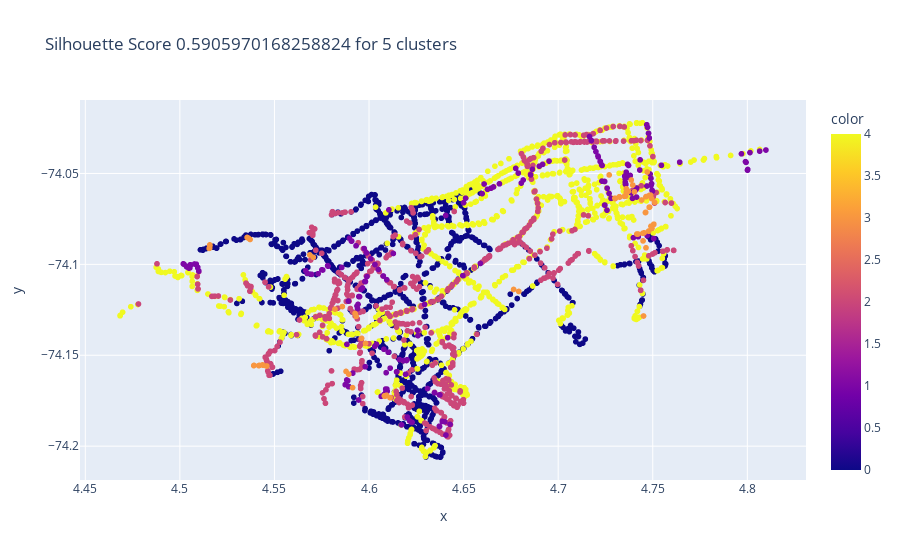

Notebook cell for this chart:
### Code cell
map_clusters(cluster_df, sil, 5)

### Figure 1 — Plotly figure (JSON) as saved in the notebook; plotly's stock layout.template omitted (floating-point values rounded to 4 significant figures; data arrays with more than 128 entries replaced by an {"elided": "..."} marker saying what was removed)
{"data": [{"hovertemplate": "x=%{x}<br>y=%{y}<br>color=%{marker.color}<extra></extra>", "legendgroup": "", "marker": {"color": {"elided": "2834 int values"}, "coloraxis": "coloraxis", "symbol": "circle"}, "mode": "markers", "name": "", "showlegend": false, "type": "scattergl", "x": {"elided": "2834 float values"}, "xaxis": "x", "y": {"elided": "2834 float values"}, "yaxis": "y"}], "layout": {"coloraxis": {"colorbar": {"title": {"text": "color"}}, "colorscale": [[0, "#0d0887"], [0.1111, "#46039f"], [0.2222, "#7201a8"], [0.3333, "#9c179e"], [0.4444, "#bd3786"], [0.5556, "#d8576b"], [0.6667, "#ed7953"], [0.7778, "#fb9f3a"], [0.8889, "#fdca26"], [1, "#f0f921"]]}, "legend": {"tracegroupgap": 0}, "title": {"text": "Silhouette Score 0.5905970168258824 for 5 clusters"}, "xaxis": {"anchor": "y", "domain": [0, 1], "title": {"text": "x"}}, "yaxis": {"anchor": "x", "domain": [0, 1], "title": {"text": "y"}}}}
